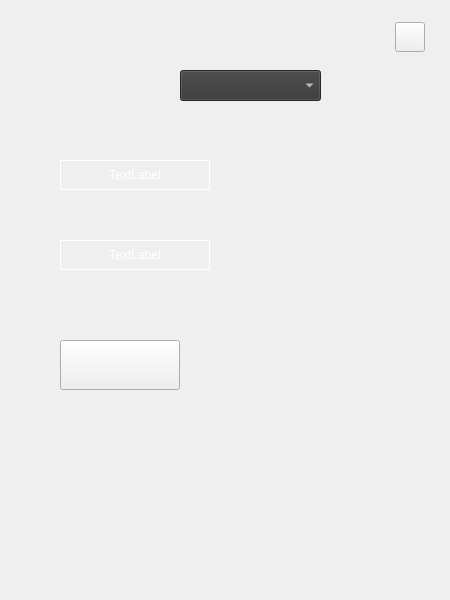
<?xml version="1.0" encoding="UTF-8"?>
<ui version="4.0">
 <class>Adminwindow</class>
 <widget class="QWidget" name="Adminwindow">
  <property name="geometry">
   <rect>
    <x>0</x>
    <y>0</y>
    <width>450</width>
    <height>600</height>
   </rect>
  </property>
  <property name="windowTitle">
   <string>Form</string>
  </property>
  <widget class="QPushButton" name="pushButton_return">
   <property name="geometry">
    <rect>
     <x>395</x>
     <y>22</y>
     <width>30</width>
     <height>30</height>
    </rect>
   </property>
   <property name="styleSheet">
    <string notr="true">QPushButton{border-image:url(:/Adminwindow/src/RETURN_X_W.png)}
QPushButton:hover{border-image: url(:/Adminwindow/src/RETURN_X_P.png)}
QPushButton:pressed{border-image:url(:/Adminwindow/src/RETURN_X_C.png) }</string>
   </property>
   <property name="text">
    <string/>
   </property>
  </widget>
  <widget class="QComboBox" name="comboBox">
   <property name="geometry">
    <rect>
     <x>180</x>
     <y>70</y>
     <width>141</width>
     <height>31</height>
    </rect>
   </property>
   <property name="styleSheet">
    <string notr="true">selection-color: rgb(255, 255, 255);
selection-background-color: rgb(0, 0, 0);
background-color: rgb(55,55, 55);
color: rgb(255, 255, 255);</string>
   </property>
   <property name="sizeAdjustPolicy">
    <enum>QComboBox::AdjustToContentsOnFirstShow</enum>
   </property>
  </widget>
  <widget class="QLabel" name="label_text_chooseuser">
   <property name="geometry">
    <rect>
     <x>60</x>
     <y>70</y>
     <width>100</width>
     <height>30</height>
    </rect>
   </property>
   <property name="frameShape">
    <enum>QFrame::NoFrame</enum>
   </property>
   <property name="text">
    <string/>
   </property>
   <property name="pixmap">
    <pixmap resource="index.qrc">:/Adminwindow/src/CHOOSEUSER_100_30.png</pixmap>
   </property>
  </widget>
  <widget class="QLabel" name="label_text_name">
   <property name="geometry">
    <rect>
     <x>60</x>
     <y>120</y>
     <width>100</width>
     <height>30</height>
    </rect>
   </property>
   <property name="frameShape">
    <enum>QFrame::NoFrame</enum>
   </property>
   <property name="text">
    <string/>
   </property>
   <property name="pixmap">
    <pixmap resource="index.qrc">:/Adminwindow/src/NAME_100_30.png</pixmap>
   </property>
  </widget>
  <widget class="QLabel" name="label_username">
   <property name="geometry">
    <rect>
     <x>60</x>
     <y>160</y>
     <width>150</width>
     <height>30</height>
    </rect>
   </property>
   <property name="styleSheet">
    <string notr="true">color: rgb(255, 255, 255);</string>
   </property>
   <property name="frameShape">
    <enum>QFrame::Box</enum>
   </property>
   <property name="text">
    <string>TextLabel</string>
   </property>
   <property name="alignment">
    <set>Qt::AlignCenter</set>
   </property>
  </widget>
  <widget class="QLabel" name="label_text_code">
   <property name="geometry">
    <rect>
     <x>60</x>
     <y>200</y>
     <width>100</width>
     <height>30</height>
    </rect>
   </property>
   <property name="frameShape">
    <enum>QFrame::NoFrame</enum>
   </property>
   <property name="text">
    <string/>
   </property>
   <property name="pixmap">
    <pixmap resource="index.qrc">:/Adminwindow/src/CODE_100_30.png</pixmap>
   </property>
  </widget>
  <widget class="QLabel" name="label_usercode">
   <property name="geometry">
    <rect>
     <x>60</x>
     <y>240</y>
     <width>150</width>
     <height>30</height>
    </rect>
   </property>
   <property name="styleSheet">
    <string notr="true">color: rgb(255, 255, 255);</string>
   </property>
   <property name="frameShape">
    <enum>QFrame::Box</enum>
   </property>
   <property name="text">
    <string>TextLabel</string>
   </property>
   <property name="alignment">
    <set>Qt::AlignCenter</set>
   </property>
  </widget>
  <widget class="QPushButton" name="pushButton_delete">
   <property name="geometry">
    <rect>
     <x>60</x>
     <y>340</y>
     <width>120</width>
     <height>50</height>
    </rect>
   </property>
   <property name="styleSheet">
    <string notr="true">QPushButton{border-image:url(:/Adminwindow/src/DELETE_100_30.png)}
QPushButton:hover{border-image: url(:/Adminwindow/src/DELETE_100_30.png)}
QPushButton:pressed{border-image:url(:/Adminwindow/src/DELETE_100_30.png) }</string>
   </property>
   <property name="text">
    <string/>
   </property>
  </widget>
 </widget>
 <resources>
  <include location="index.qrc"/>
 </resources>
 <connections/>
</ui>
